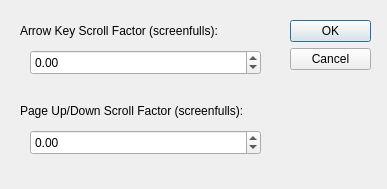
<?xml version="1.0" encoding="UTF-8"?>
<ui version="4.0">
 <class>FVW_OptionsDialog</class>
 <widget class="QDialog" name="FVW_OptionsDialog">
  <property name="geometry">
   <rect>
    <x>0</x>
    <y>0</y>
    <width>387</width>
    <height>189</height>
   </rect>
  </property>
  <property name="windowTitle">
   <string>Dialog</string>
  </property>
  <widget class="QDialogButtonBox" name="buttonBox">
   <property name="geometry">
    <rect>
     <x>290</x>
     <y>20</y>
     <width>81</width>
     <height>241</height>
    </rect>
   </property>
   <property name="orientation">
    <enum>Qt::Vertical</enum>
   </property>
   <property name="standardButtons">
    <set>QDialogButtonBox::Cancel|QDialogButtonBox::Ok</set>
   </property>
  </widget>
  <widget class="QDoubleSpinBox" name="arrowSB">
   <property name="geometry">
    <rect>
     <x>30</x>
     <y>50</y>
     <width>231</width>
     <height>25</height>
    </rect>
   </property>
   <property name="minimum">
    <double>-99.000000000000000</double>
   </property>
   <property name="maximum">
    <double>99.000000000000000</double>
   </property>
   <property name="singleStep">
    <double>0.100000000000000</double>
   </property>
  </widget>
  <widget class="QDoubleSpinBox" name="pgSB">
   <property name="geometry">
    <rect>
     <x>30</x>
     <y>130</y>
     <width>231</width>
     <height>25</height>
    </rect>
   </property>
   <property name="minimum">
    <double>-99.000000000000000</double>
   </property>
   <property name="singleStep">
    <double>0.100000000000000</double>
   </property>
  </widget>
  <widget class="QLabel" name="label">
   <property name="geometry">
    <rect>
     <x>20</x>
     <y>20</y>
     <width>261</width>
     <height>21</height>
    </rect>
   </property>
   <property name="text">
    <string>Arrow Key Scroll Factor (screenfulls):</string>
   </property>
  </widget>
  <widget class="QLabel" name="label_2">
   <property name="geometry">
    <rect>
     <x>20</x>
     <y>100</y>
     <width>261</width>
     <height>21</height>
    </rect>
   </property>
   <property name="text">
    <string>Page Up/Down Scroll Factor (screenfulls):</string>
   </property>
  </widget>
 </widget>
 <tabstops>
  <tabstop>arrowSB</tabstop>
  <tabstop>pgSB</tabstop>
  <tabstop>buttonBox</tabstop>
 </tabstops>
 <resources/>
 <connections>
  <connection>
   <sender>buttonBox</sender>
   <signal>accepted()</signal>
   <receiver>FVW_OptionsDialog</receiver>
   <slot>accept()</slot>
   <hints>
    <hint type="sourcelabel">
     <x>248</x>
     <y>254</y>
    </hint>
    <hint type="destinationlabel">
     <x>157</x>
     <y>274</y>
    </hint>
   </hints>
  </connection>
  <connection>
   <sender>buttonBox</sender>
   <signal>rejected()</signal>
   <receiver>FVW_OptionsDialog</receiver>
   <slot>reject()</slot>
   <hints>
    <hint type="sourcelabel">
     <x>316</x>
     <y>260</y>
    </hint>
    <hint type="destinationlabel">
     <x>286</x>
     <y>274</y>
    </hint>
   </hints>
  </connection>
 </connections>
</ui>
